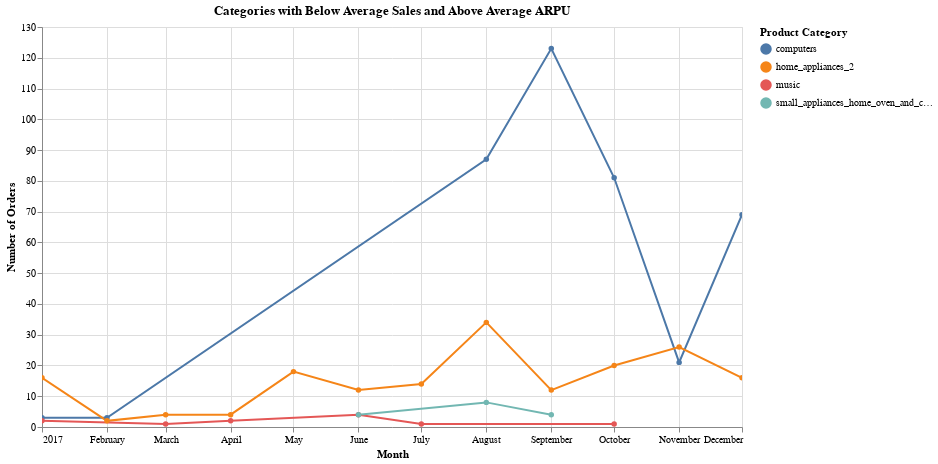

Notebook code cell kept with this figure:
### Markdown cell above
**Observation:** Housewares outperform other categories and have high seasonality.

**Recommendation:** Consider looking into logistical cost-saving measures to increase ARPU during spikes.

### Code cell
"""
Below average sales & above average ARPU
"""
avg_ARPU = sales_by_region["ARPU"].mean()
avg_sales = sales_by_region['Sales'].mean()
mask = (sales_by_region['Sales'] < avg_sales) & (sales_by_region['ARPU'] > avg_ARPU)
above_avg = sales_by_region.loc[mask].sort_values(by=['ARPU'], ascending=False).head(10)

merge = (df_order
        .merge(df_order_item)
        .merge(df_order_item)
        .merge(df_product)
        .merge(above_avg, left_on="product_category_name", right_on="Product Category")
        [['ARPU','geolocation_region','price', "product_category_name", "order_purchase_month"]])

#! Show multiple regions
merge['order_purchase_month'] = pd.to_datetime(merge['order_purchase_month'])

merge_2017 = merge[merge['order_purchase_month'].dt.year == 2017]

merge_2017_agg = merge_2017.groupby(
    ['order_purchase_month', 'product_category_name']
).size().reset_index(name='order_count')

chart = alt.Chart(merge_2017_agg).mark_line(point=True).encode(
    x=alt.X('order_purchase_month:T', title='Month'),
    y=alt.Y('order_count:Q', title='Number of Orders'),
    color=alt.Color('product_category_name:N', title='Product Category'),
    tooltip=['order_purchase_month:T', 'product_category_name:N', 'order_count:Q']
).properties(
    title='Categories with Below Average Sales and Above Average ARPU',
    width=700,
    height=400
).interactive()

chart

### Figure 1 — Vega specification as saved in the notebook (floating-point values rounded to 4 significant figures)
{"$schema": "https://vega.github.io/schema/vega/v5.json", "data": [{"name": "param_7_store"}, {"name": "source_0", "values": [{"order_purchase_month": "2017-01-01T00:00:00.000", "product_category_name": "computers", "order_count": 3}, {"order_purchase_month": "2017-01-01T00:00:00.000", "product_category_name": "home_appliances_2", "order_count": 16}, {"order_purchase_month": "2017-01-01T00:00:00.000", "product_category_name": "music", "order_count": 2}, {"order_purchase_month": "2017-02-01T00:00:00.000", "product_category_name": "computers", "order_count": 3}, {"order_purchase_month": "2017-02-01T00:00:00.000", "product_category_name": "home_appliances_2", "order_count": 2}, {"order_purchase_month": "2017-03-01T00:00:00.000", "product_category_name": "home_appliances_2", "order_count": 4}, {"order_purchase_month": "2017-03-01T00:00:00.000", "product_category_name": "music", "order_count": 1}, {"order_purchase_month": "2017-04-01T00:00:00.000", "product_category_name": "home_appliances_2", "order_count": 4}, {"order_purchase_month": "2017-04-01T00:00:00.000", "product_category_name": "music", "order_count": 2}, {"order_purchase_month": "2017-05-01T00:00:00.000", "product_category_name": "home_appliances_2", "order_count": 18}, {"order_purchase_month": "2017-06-01T00:00:00.000", "product_category_name": "home_appliances_2", "order_count": 12}, {"order_purchase_month": "2017-06-01T00:00:00.000", "product_category_name": "music", "order_count": 4}, {"order_purchase_month": "2017-06-01T00:00:00.000", "product_category_name": "small_appliances_home_oven_and_coffee", "order_count": 4}, {"order_purchase_month": "2017-07-01T00:00:00.000", "product_category_name": "home_appliances_2", "order_count": 14}, {"order_purchase_month": "2017-07-01T00:00:00.000", "product_category_name": "music", "order_count": 1}, {"order_purchase_month": "2017-08-01T00:00:00.000", "product_category_name": "computers", "order_count": 87}, {"order_purchase_month": "2017-08-01T00:00:00.000", "product_category_name": "home_appliances_2", "order_count": 34}, {"order_purchase_month": "2017-08-01T00:00:00.000", "product_category_name": "small_appliances_home_oven_and_coffee", "order_count": 8}, {"order_purchase_month": "2017-09-01T00:00:00.000", "product_category_name": "computers", "order_count": 123}, {"order_purchase_month": "2017-09-01T00:00:00.000", "product_category_name": "home_appliances_2", "order_count": 12}, {"order_purchase_month": "2017-09-01T00:00:00.000", "product_category_name": "small_appliances_home_oven_and_coffee", "order_count": 4}, {"order_purchase_month": "2017-10-01T00:00:00.000", "product_category_name": "computers", "order_count": 81}, {"order_purchase_month": "2017-10-01T00:00:00.000", "product_category_name": "home_appliances_2", "order_count": 20}, {"order_purchase_month": "2017-10-01T00:00:00.000", "product_category_name": "music", "order_count": 1}, {"order_purchase_month": "2017-11-01T00:00:00.000", "product_category_name": "computers", "order_count": 21}, {"order_purchase_month": "2017-11-01T00:00:00.000", "product_category_name": "home_appliances_2", "order_count": 26}, {"order_purchase_month": "2017-12-01T00:00:00.000", "product_category_name": "computers", "order_count": 69}, {"order_purchase_month": "2017-12-01T00:00:00.000", "product_category_name": "home_appliances_2", "order_count": 16}], "transform": [{"type": "formula", "expr": "toDate(datum['order_purchase_month'])", "as": "order_purchase_month"}]}, {"name": "data_0", "values": [{"order_count": 3, "order_purchase_month": "2017-01-01T00:00:00.000", "product_category_name": "computers"}, {"order_count": 16, "order_purchase_month": "2017-01-01T00:00:00.000", "product_category_name": "home_appliances_2"}, {"order_count": 2, "order_purchase_month": "2017-01-01T00:00:00.000", "product_category_name": "music"}, {"order_count": 3, "order_purchase_month": "2017-02-01T00:00:00.000", "product_category_name": "computers"}, {"order_count": 2, "order_purchase_month": "2017-02-01T00:00:00.000", "product_category_name": "home_appliances_2"}, {"order_count": 4, "order_purchase_month": "2017-03-01T00:00:00.000", "product_category_name": "home_appliances_2"}, {"order_count": 1, "order_purchase_month": "2017-03-01T00:00:00.000", "product_category_name": "music"}, {"order_count": 4, "order_purchase_month": "2017-04-01T00:00:00.000", "product_category_name": "home_appliances_2"}, {"order_count": 2, "order_purchase_month": "2017-04-01T00:00:00.000", "product_category_name": "music"}, {"order_count": 18, "order_purchase_month": "2017-05-01T00:00:00.000", "product_category_name": "home_appliances_2"}, {"order_count": 12, "order_purchase_month": "2017-06-01T00:00:00.000", "product_category_name": "home_appliances_2"}, {"order_count": 4, "order_purchase_month": "2017-06-01T00:00:00.000", "product_category_name": "music"}, {"order_count": 4, "order_purchase_month": "2017-06-01T00:00:00.000", "product_category_name": "small_appliances_home_oven_and_coffee"}, {"order_count": 14, "order_purchase_month": "2017-07-01T00:00:00.000", "product_category_name": "home_appliances_2"}, {"order_count": 1, "order_purchase_month": "2017-07-01T00:00:00.000", "product_category_name": "music"}, {"order_count": 87, "order_purchase_month": "2017-08-01T00:00:00.000", "product_category_name": "computers"}, {"order_count": 34, "order_purchase_month": "2017-08-01T00:00:00.000", "product_category_name": "home_appliances_2"}, {"order_count": 8, "order_purchase_month": "2017-08-01T00:00:00.000", "product_category_name": "small_appliances_home_oven_and_coffee"}, {"order_count": 123, "order_purchase_month": "2017-09-01T00:00:00.000", "product_category_name": "computers"}, {"order_count": 12, "order_purchase_month": "2017-09-01T00:00:00.000", "product_category_name": "home_appliances_2"}, {"order_count": 4, "order_purchase_month": "2017-09-01T00:00:00.000", "product_category_name": "small_appliances_home_oven_and_coffee"}, {"order_count": 81, "order_purchase_month": "2017-10-01T00:00:00.000", "product_category_name": "computers"}, {"order_count": 20, "order_purchase_month": "2017-10-01T00:00:00.000", "product_category_name": "home_appliances_2"}, {"order_count": 1, "order_purchase_month": "2017-10-01T00:00:00.000", "product_category_name": "music"}, {"order_count": 21, "order_purchase_month": "2017-11-01T00:00:00.000", "product_category_name": "computers"}, {"order_count": 26, "order_purchase_month": "2017-11-01T00:00:00.000", "product_category_name": "home_appliances_2"}, {"order_count": 69, "order_purchase_month": "2017-12-01T00:00:00.000", "product_category_name": "computers"}, {"order_count": 16, "order_purchase_month": "2017-12-01T00:00:00.000", "product_category_name": "home_appliances_2"}], "transform": [{"type": "formula", "expr": "toDate(datum['order_purchase_month'])", "as": "order_purchase_month"}]}, {"name": "source_0_color_domain_product_category_name_0", "values": [{"product_category_name": "computers"}, {"product_category_name": "home_appliances_2"}, {"product_category_name": "music"}, {"product_category_name": "small_appliances_home_oven_and_coffee"}]}, {"name": "data_0_color_domain_product_category_name_1", "values": [{"product_category_name": "computers"}, {"product_category_name": "home_appliances_2"}, {"product_category_name": "music"}, {"product_category_name": "small_appliances_home_oven_and_coffee"}]}], "signals": [{"name": "unit", "value": {}, "on": [{"events": "pointermove", "update": "isTuple(group()) ? group() : unit"}]}, {"name": "param_7", "update": "vlSelectionResolve(\"param_7_store\", \"union\")"}, {"name": "param_7_order_purchase_month", "on": [{"events": [{"source": "view", "type": "dblclick"}], "update": "null"}, {"events": {"signal": "param_7_translate_delta"}, "update": "panLinear(param_7_translate_anchor.extent_x, -param_7_translate_delta.x / width)"}, {"events": {"signal": "param_7_zoom_delta"}, "update": "zoomLinear(domain(\"x\"), param_7_zoom_anchor.x, param_7_zoom_delta)"}]}, {"name": "param_7_order_count", "on": [{"events": [{"source": "view", "type": "dblclick"}], "update": "null"}, {"events": {"signal": "param_7_translate_delta"}, "update": "panLinear(param_7_translate_anchor.extent_y, param_7_translate_delta.y / height)"}, {"events": {"signal": "param_7_zoom_delta"}, "update": "zoomLinear(domain(\"y\"), param_7_zoom_anchor.y, param_7_zoom_delta)"}]}, {"name": "param_7_tuple", "on": [{"events": [{"signal": "param_7_order_purchase_month || param_7_order_count"}], "update": "param_7_order_purchase_month && param_7_order_count ? {unit: \"layer_0\", fields: param_7_tuple_fields, values: [param_7_order_purchase_month,param_7_order_count]} : null"}]}, {"name": "param_7_tuple_fields", "value": [{"field": "order_purchase_month", "channel": "x", "type": "R"}, {"field": "order_count", "channel": "y", "type": "R"}]}, {"name": "param_7_translate_anchor", "value": {}, "on": [{"events": [{"source": "scope", "type": "pointerdown"}], "update": "{x: x(unit), y: y(unit), extent_x: domain(\"x\"), extent_y: domain(\"y\")}"}]}, {"name": "param_7_translate_delta", "value": {}, "on": [{"events": [{"source": "window", "between": [{"source": "scope", "type": "pointerdown"}, {"source": "window", "type": "pointerup"}], "type": "pointermove", "consume": true}], "update": "{x: param_7_translate_anchor.x - x(unit), y: param_7_translate_anchor.y - y(unit)}"}]}, {"name": "param_7_zoom_anchor", "on": [{"events": [{"source": "scope", "type": "wheel", "consume": true}], "update": "{x: invert(\"x\", x(unit)), y: invert(\"y\", y(unit))}"}]}, {"name": "param_7_zoom_delta", "on": [{"events": [{"source": "scope", "type": "wheel", "consume": true}], "update": "pow(1.001, event.deltaY * pow(16, event.deltaMode))", "force": true}]}, {"name": "param_7_modify", "on": [{"events": {"signal": "param_7_tuple"}, "update": "modify(\"param_7_store\", param_7_tuple, true)"}]}], "marks": [{"type": "group", "name": "layer_0_pathgroup", "from": {"facet": {"data": "source_0", "name": "faceted_path_layer_0_main", "groupby": ["product_category_name"]}}, "encode": {"update": {"height": {"field": {"signal": null, "datum": null, "group": "height", "parent": null}}, "width": {"field": {"signal": null, "datum": null, "group": "width", "parent": null}}}}, "marks": [{"type": "line", "name": "layer_0_marks", "from": {"data": "faceted_path_layer_0_main"}, "sort": {"field": "x"}, "encode": {"update": {"tooltip": {"signal": "{\"order_purchase_month\": timeFormat(datum[\"order_purchase_month\"], '%b %d, %Y'), \"product_category_name\": isValid(datum[\"product_category_name\"]) ? datum[\"product_category_name\"] : \"\"+datum[\"product_category_name\"], \"order_count\": format(datum[\"order_count\"], \"\")}"}, "stroke": {"field": "product_category_name", "scale": "color"}, "x": {"field": "order_purchase_month", "scale": "x"}, "y": {"field": "order_count", "scale": "y"}, "defined": {"signal": "isValid(datum[\"order_purchase_month\"]) && isFinite(+datum[\"order_purchase_month\"]) && isValid(datum[\"order_count\"]) && isFinite(+datum[\"order_count\"])"}}}, "style": ["line"], "clip": true, "interactive": true}]}, {"type": "symbol", "name": "layer_1_marks", "from": {"data": "data_0"}, "encode": {"update": {"y": {"field": "order_count", "scale": "y"}, "x": {"field": "order_purchase_month", "scale": "x"}, "opacity": {"value": 1}, "fill": {"field": "product_category_name", "scale": "color"}, "tooltip": {"signal": "{\"order_purchase_month\": timeFormat(datum[\"order_purchase_month\"], '%b %d, %Y'), \"product_category_name\": isValid(datum[\"product_category_name\"]) ? datum[\"product_category_name\"] : \"\"+datum[\"product_category_name\"], \"order_count\": format(datum[\"order_count\"], \"\")}"}}}, "clip": true, "style": ["point"], "interactive": true}], "scales": [{"name": "x", "type": "time", "domain": {"fields": [{"data": "source_0", "field": "order_purchase_month"}, {"data": "data_0", "field": "order_purchase_month"}]}, "range": [0, {"signal": "width"}], "domainRaw": {"signal": "param_7[\"order_purchase_month\"]"}}, {"name": "y", "type": "linear", "domain": {"fields": [{"data": "source_0", "field": "order_count"}, {"data": "data_0", "field": "order_count"}]}, "range": [{"signal": "height"}, 0], "domainRaw": {"signal": "param_7[\"order_count\"]"}, "nice": true, "zero": true}, {"name": "color", "type": "ordinal", "domain": {"fields": [{"data": "source_0_color_domain_product_category_name_0", "field": "product_category_name"}, {"data": "data_0_color_domain_product_category_name_1", "field": "product_category_name"}], "sort": true}, "range": "category"}], "axes": [{"scale": "x", "labels": false, "minExtent": 0, "zindex": 0, "gridScale": "y", "domain": false, "orient": "bottom", "ticks": false, "maxExtent": 0, "aria": false, "tickCount": {"signal": "ceil(width/40)"}, "grid": true}, {"scale": "y", "domain": false, "grid": true, "tickCount": {"signal": "ceil(height/40)"}, "zindex": 0, "labels": false, "ticks": false, "gridScale": "x", "aria": false, "minExtent": 0, "orient": "left", "maxExtent": 0}, {"scale": "x", "tickCount": {"signal": "ceil(width/40)"}, "zindex": 0, "title": "Month", "grid": false, "orient": "bottom", "labelFlush": true, "labelOverlap": true}, {"scale": "y", "grid": false, "labelOverlap": true, "tickCount": {"signal": "ceil(height/40)"}, "title": "Number of Orders", "zindex": 0, "orient": "left"}], "title": {"text": "Categories with Below Average Sales and Above Average ARPU", "frame": "group"}, "padding": 5, "height": 400, "width": 700, "style": "cell", "background": "white", "legends": [{"title": "Product Category", "stroke": "color", "symbolType": "circle", "fill": "color", "encode": {"symbols": {"update": {"opacity": {"value": 1}}}}}]}
